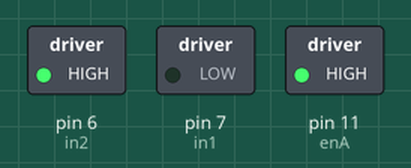
A sketch run on a simulated Arduino Uno, built with avr-gcc and run on an emulated ATmega328P. Parts: switched loads named in the sketch (green lamp = pin HIGH).

Above: at 0.1 s.
Timing chart, 0 to 1.6 s (numbered marks = the images above):
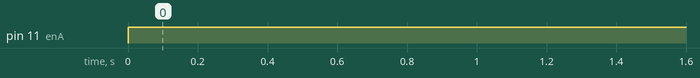

Measured:
- by itself, pin 11 (enA): LOW → HIGH at 0.00 s

The sketch:

DC_Test.ino
```cpp
#define enA 11    //Code expecting left hand motor
#define in1 7
#define in2 6
#define enB 10    //Code expecting right hand motor
#define in3 5
#define in4 4
#define button 4
int val = 0;

void setup() {
  pinMode(enA, OUTPUT);
  pinMode(in1, OUTPUT);
  pinMode(in2, OUTPUT);
  //pinMode(button, INPUT);
  // Set initial rotation direction
  digitalWrite(in1, LOW);
  digitalWrite(in2, HIGH);

  //analogWrite(enA, 125);
}

void loop() {
  // put your main code here, to run repeatedly:
  analogWrite(enA, 255);
  //digitalWrite(enA, HIGH);
}
```
